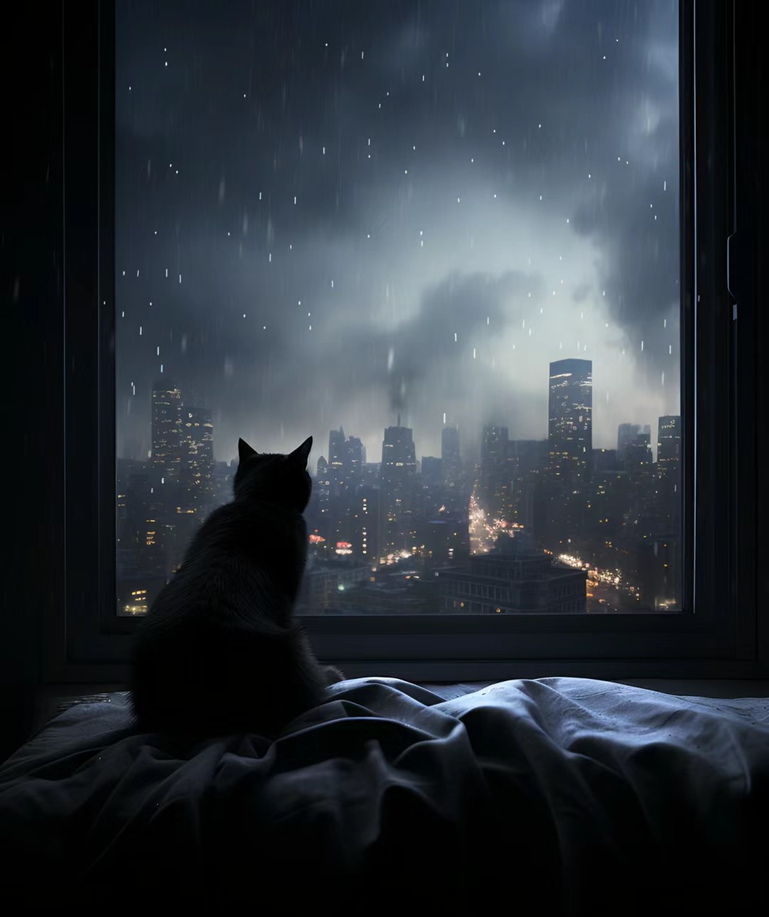
#> input picture data/cat.png, 769 x 917 px, shrunk from 1080 x 1287 before the run
$ python 1gray_he.py
#> lines starting #> are read from the running program, lines starting #| are printed output that depends on the picture
#> further down, image is the input picture: shape (917, 769, 3); mean B, G, R 58.1, 50.8, 43.9
# 对灰度图进行直方图均衡化
import cv2
import numpy as np

def histogram_equalization(image):
    # Convert the image to grayscale if it's not already
    if len(image.shape) == 3:
        gray = cv2.cvtColor(image, cv2.COLOR_BGR2GRAY)
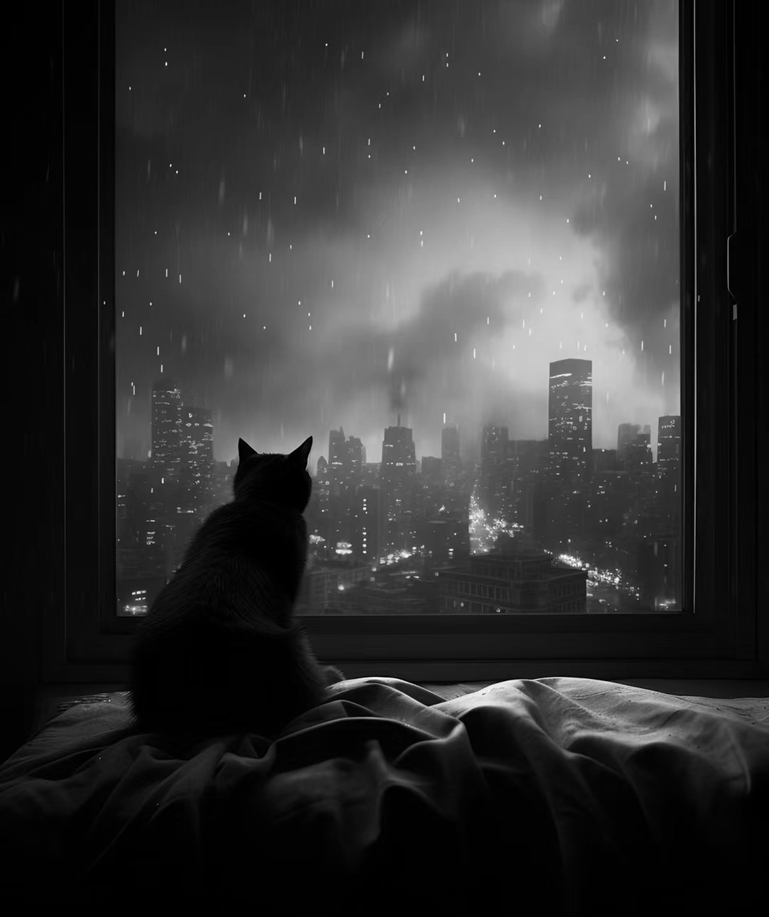
#> gray: shape (917, 769); min 0, max 255, mean 49.6
    else:
        gray = image.copy()

    # Compute the histogram
    hist, bins = np.histogram(gray.flatten(), 256, [0,256])
#> hist = 256 values, max 65137 at index 1, min 0 at index 251, mean 2754.6; bins = 257 values from 0 to 256

    # Compute the cumulative distribution function
    cdf = hist.cumsum()
#> cdf = 256 values from 23330 to 705173
    cdf_normalized = cdf * hist.max() / cdf.max()
#> cdf_normalized = 256 values from 2155 to 65137

    # Perform histogram equalization
    equalized = np.interp(gray.flatten(), bins[:-1], cdf_normalized)

    # Reshape the equalized image to original shape
    equalized_image = equalized.reshape(gray.shape)
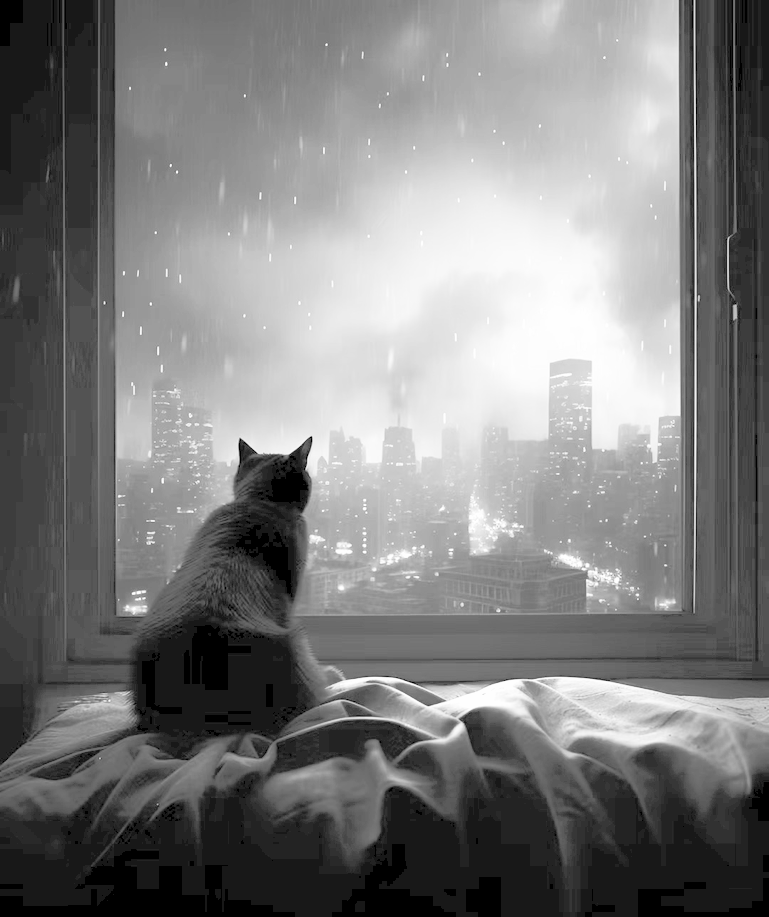
#> equalized_image: shape (917, 769) float64; min 2155, max 65137, mean 33185.6; drawn with min black and max white

    return equalized_image.astype(np.uint8)
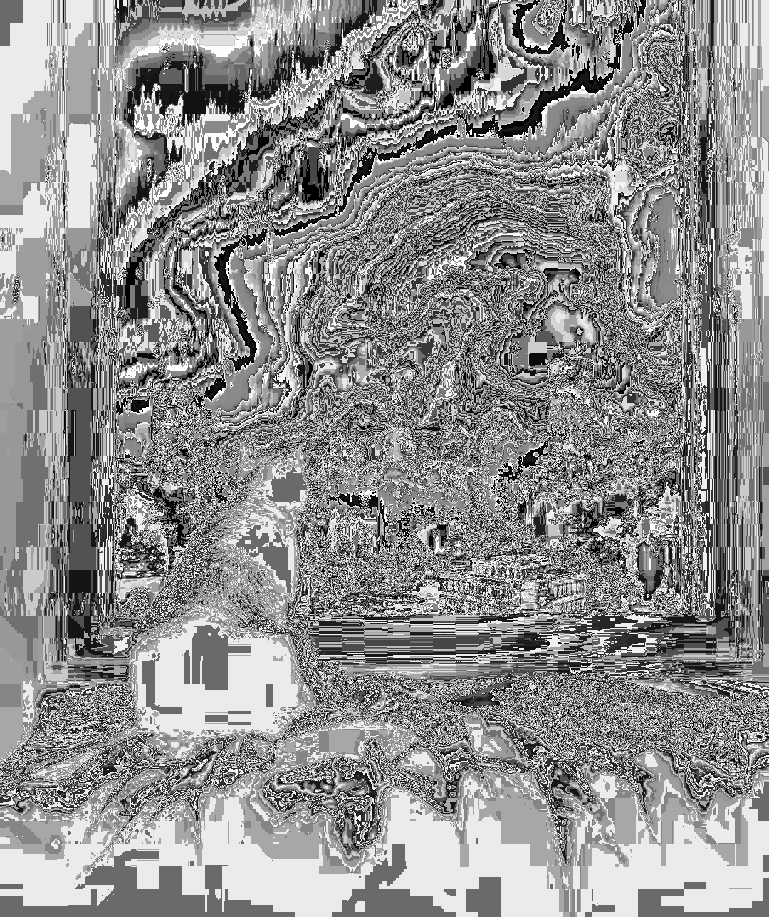
#> returned value: shape (917, 769); min 0, max 254, mean 143.1

# 读取图像
image = cv2.imread('./data/cat.png')

# 调用直方图均衡化函数
equalized_image = histogram_equalization(image)

cv2.imwrite('./data/1gray_he.jpg', equalized_image)

$ run again, with data/3rgb_clahe10.jpg saved as data/cat.png
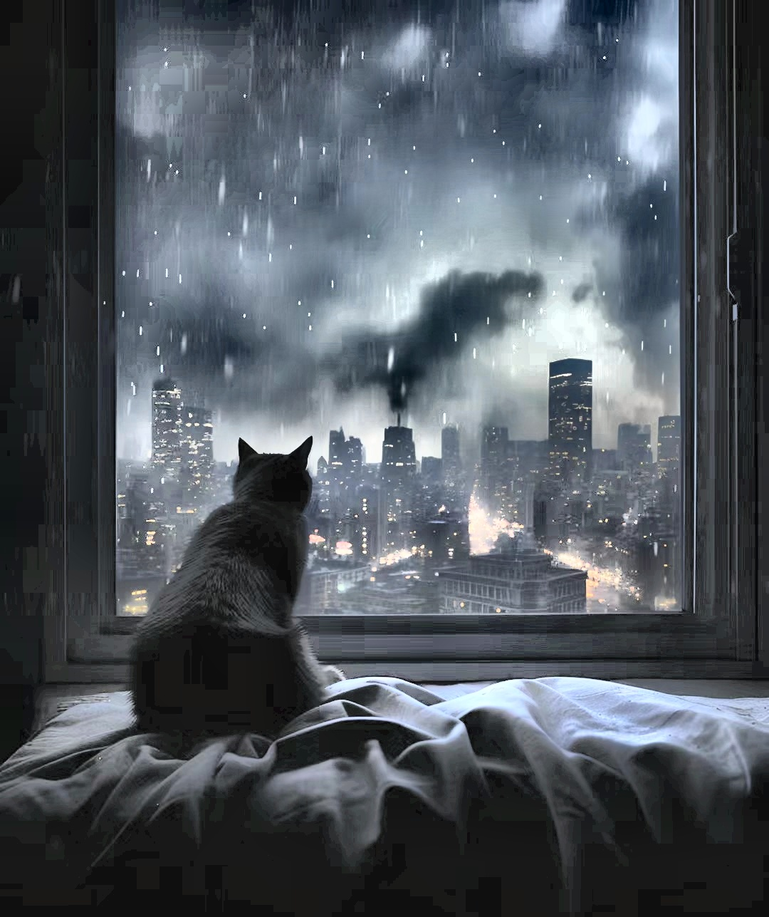
#> input picture data/3rgb_clahe10.jpg, 769 x 917 px, shrunk from 1080 x 1287 before the run
#> image is the input picture: shape (917, 769, 3); mean B, G, R 94.1, 86.4, 79.5
#> hist = 256 values, max 34660 at index 24, min 6 at index 0, mean 2754.6; bins = 257 values from 0 to 256
#> cdf = 256 values from 6 to 705173
#> cdf_normalized = 256 values from 0.295 to 34660
#> in histogram_equalization, `equalized_image = equalized.reshape(gray.shape)`:
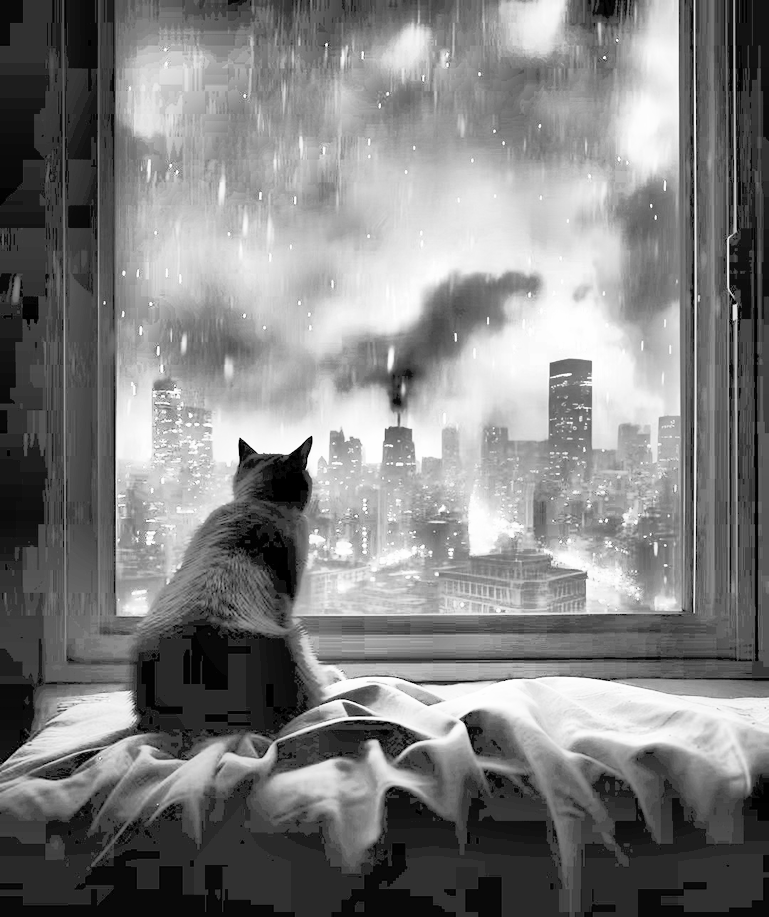
#> equalized_image: shape (917, 769) float64; min 0.295, max 34660, mean 17488.9; drawn with min black and max white
#> in histogram_equalization, `return equalized_image.astype(np.uint8)`:
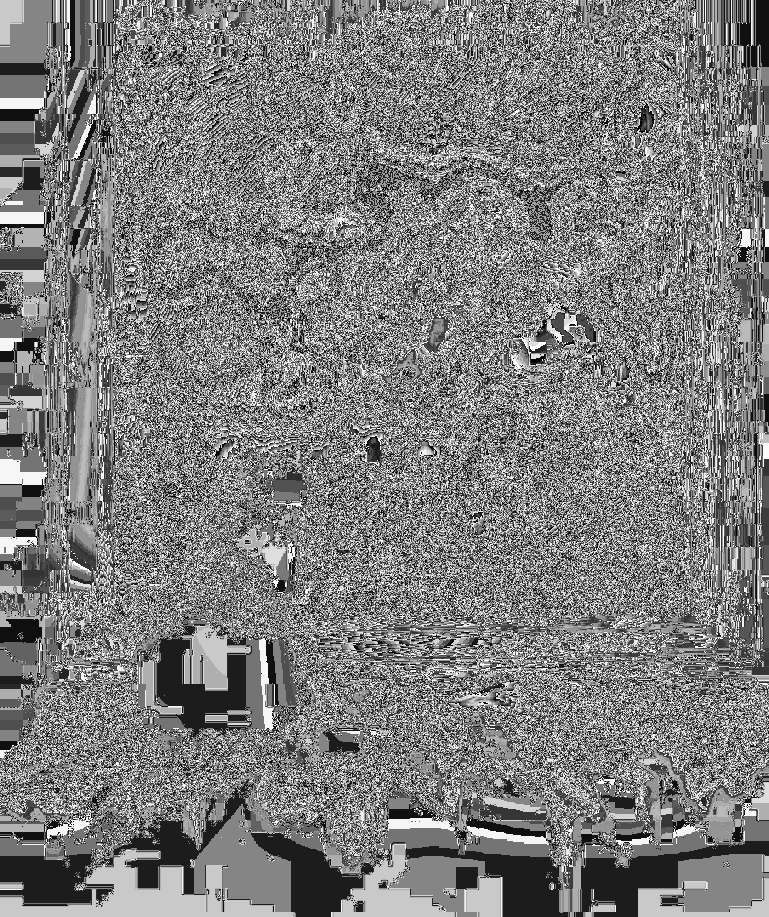
#> returned value: shape (917, 769); min 0, max 255, mean 125.7
